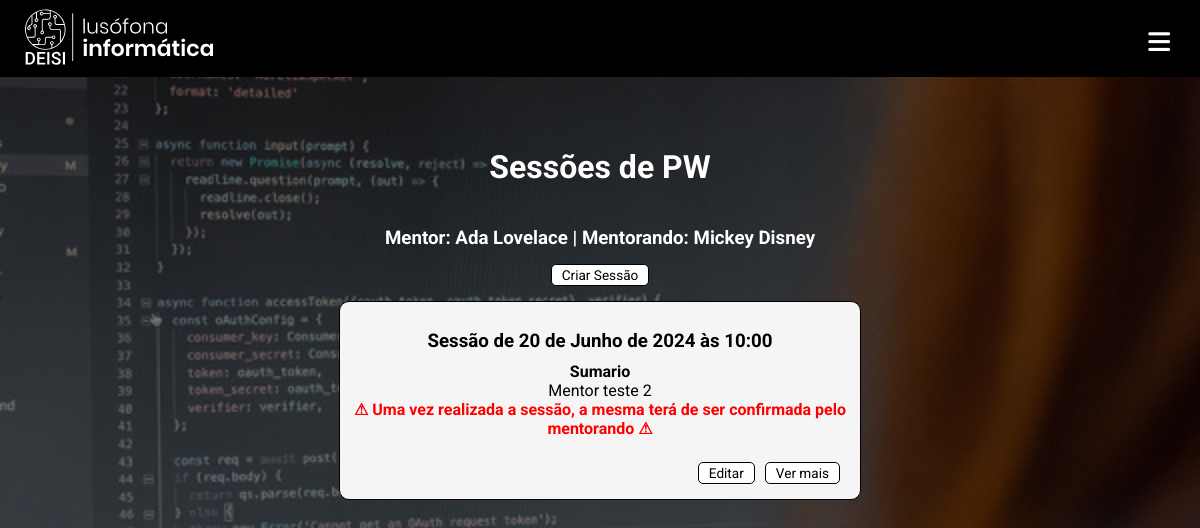
Screenshot of /mentoria/sessoes/65/sessoes/145/sessoes/0/ (signed in) with the database file from the repository.
### app/models.py (models this page shows, shortened)
class Disciplina(models.Model):
    nome = models.CharField(max_length=100)
    ano = models.IntegerField(null=True, blank=True)
    semestre = models.IntegerField(null=True, blank=True)
    alunos = models.ManyToManyField(
        Aluno, related_name='disciplinas', null=True, blank=True)
    def __str__(self):
        return self.nome

class Aluno(models.Model):
    ANO_CHOICES = [(1, 1), (2, 2), (3, 3)]
    user = models.OneToOneField(User, on_delete=models.CASCADE, default=None)
    numero = models.CharField(max_length=100)
    curso = models.ForeignKey(
        Curso, on_delete=models.CASCADE, related_name='alunos')
    ano = models.IntegerField(choices=ANO_CHOICES, null=True)
    @property
    def nome_completo(self):
        return self.user.first_name + ' ' + self.user.last_name
    def __str__(self):
        return self.nome_completo

### mentoria/models.py (models this page shows, shortened)
class Mentor(models.Model):
    aluno = models.ForeignKey(Aluno, on_delete=models.CASCADE, related_name='mentorias')
    ano_lectivo = models.ForeignKey(AnoLectivo, on_delete=models.CASCADE, related_name='mentorias')
    disciplina = models.ForeignKey(Disciplina, on_delete=models.CASCADE, related_name='mentorias')
    nota = models.IntegerField(null=True, blank=True, default=None)
    ativo = models.BooleanField(null=True, blank=True, default=True)

class Mentorando(models.Model):
    aluno = models.ForeignKey(Aluno, on_delete=models.CASCADE, related_name='mentorandias')
    ano_lectivo = models.ForeignKey(AnoLectivo, on_delete=models.CASCADE, related_name='mentorandias')
    disciplina = models.ForeignKey(Disciplina, on_delete=models.CASCADE, related_name='mentorandias')
    ativo = models.BooleanField(null=True, blank=True, default=True)

class Sessao(models.Model):
    diade = models.ForeignKey(Diade, on_delete=models.CASCADE, related_name='sessoes')
    data = models.DateTimeField()
    sumario = models.CharField(max_length=200)
    objetivo = models.CharField(max_length=200)
    recursos = models.CharField(max_length=200)
    avaliacao_mentor = models.IntegerField(null=True, blank=True, default=1,validators=[
            MaxValueValidator(5),
            MinValueValidator(1)
        ])
    avaliacao_mentorando = models.IntegerField(null=True, blank=True, default=1,validators=[
            MaxValueValidator(5),
            MinValueValidator(1)
        ])
    observacoes = models.CharField(max_length=200)
    planificacao_proxima_sessao = models.CharField(max_length=200)
    confirmado = models.BooleanField(default=False)
    reportado = models.BooleanField(default=False)

### mentoria/views.py (the view)
# urls.py: path('sessoes/<int:mentor_id>/sessoes/<int:mentorando_id>/sessoes/<int:sep>/', views.sessoes_view, name='sessoes'),
@login_required
def sessoes_view(request,mentor_id,mentorando_id,sep):
    ano = AnoLectivo.objects.get(id=1)
    if request.user.is_superuser:
        context = {'sessoes': Sessao.objects.all()}
    else:
        mentor = Mentor.objects.get(id=mentor_id)
        mentorando = Mentorando.objects.get(id=mentorando_id)
        disciplina = mentor.disciplina
        diade = Diade.objects.get(mentor=mentor,mentorando=mentorando)
        context = {'sessoes': Sessao.objects.filter(diade = diade),
                'diade': diade,
                'sep': sep,
                'disciplina':disciplina,
                'mentor':mentor,
                'mentorando':mentorando}
    return render(request, 'mentoria/sessoes.html', context)

### mentoria/templates/mentoria/sessoes.html (shortened to what this page needs)
{% extends "app/base.html" %}
{% block main %}
<body style="background-color: #b5073d;">
<h1 style="text-align: center;">
Sessões de {{ disciplina }}
</h1>
<h3>Mentor: {{ mentor.aluno }} | Mentorando: {{ mentorando.aluno }}</h3>
{% if sep == 0 %}
<a class="sessão" href="{% url 'criar_sessao' diade.id %}">Criar Sessão</a>
{% endif %}
{% for sessao in sessoes %}
    <div class="disciplina"
        style="background-color: whitesmoke;
            ; border: 1px solid black;
            "
    >
        <h3 style="color:black;">Sessão de {{ sessao.data }}</h3>
            <b>Sumario</b>
            <br>
            <div class="sumario">{{ sessao.sumario }}</div>
            {% if sessao.confirmado == False %}
            <b style="color: red;">⚠ Uma vez realizada a sessão, a mesma terá de ser confirmada pelo mentorando ⚠</b>
            {% endif %}
            <br>
            <br>
            <a class="sessão" href="{% url 'vermais' sessao.id %}" style="float: right; margin-right: 10px;">
                Ver mais
            </a>
        {% if sep == 0 %}
        <a class="sessão" href="{% url 'edita' sessao.id %}" style="float: right; margin-right: 10px;">
            Editar
        </a>
        {% else %}
            {% if sessao.confirmado == False %}
            <a class="sessão" href="{% url 'av_mentorando' sessao.id %}" style="float: right; margin-right: 10px;">
                Confirmar Sessão
            </a>
            {% endif %}
        {% endif %}
    </div>
{% endfor %}
</body>
{% endblock main %}

### app/static/app/styles.css (style rules this page uses)
body { padding: 0; margin: 0; font-family: 'Roboto', sans-serif; }

### rows the page displays
Disciplina: nome "PW"
Mentor: aluno "Ada Lovelace"
Mentorando: aluno "Mickey Disney"
Sessao: data "20 de Junho de 2024 às 10:00", sumario "Mentor teste 2", shows "⚠ Uma vez realizada a sessão, a mesma terá de ser confirmada pelo mentorando ⚠"
